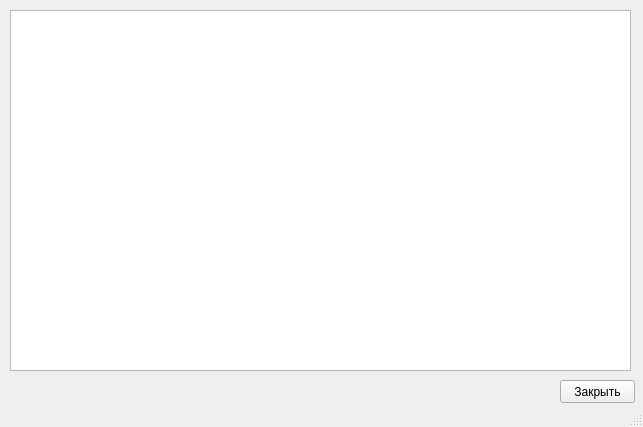
<?xml version="1.0" encoding="UTF-8"?>
<ui version="4.0">
 <class>MainWindow</class>
 <widget class="QMainWindow" name="MainWindow">
  <property name="geometry">
   <rect>
    <x>0</x>
    <y>0</y>
    <width>643</width>
    <height>427</height>
   </rect>
  </property>
  <property name="minimumSize">
   <size>
    <width>643</width>
    <height>427</height>
   </size>
  </property>
  <property name="maximumSize">
   <size>
    <width>643</width>
    <height>427</height>
   </size>
  </property>
  <property name="windowTitle">
   <string>История рецептов</string>
  </property>
  <widget class="QWidget" name="centralwidget">
   <widget class="QTableWidget" name="histWidget">
    <property name="geometry">
     <rect>
      <x>10</x>
      <y>10</y>
      <width>621</width>
      <height>361</height>
     </rect>
    </property>
   </widget>
   <widget class="QPushButton" name="closeButton">
    <property name="geometry">
     <rect>
      <x>560</x>
      <y>380</y>
      <width>75</width>
      <height>23</height>
     </rect>
    </property>
    <property name="text">
     <string>Закрыть</string>
    </property>
   </widget>
  </widget>
  <widget class="QStatusBar" name="statusbar"/>
 </widget>
 <resources/>
 <connections/>
</ui>
